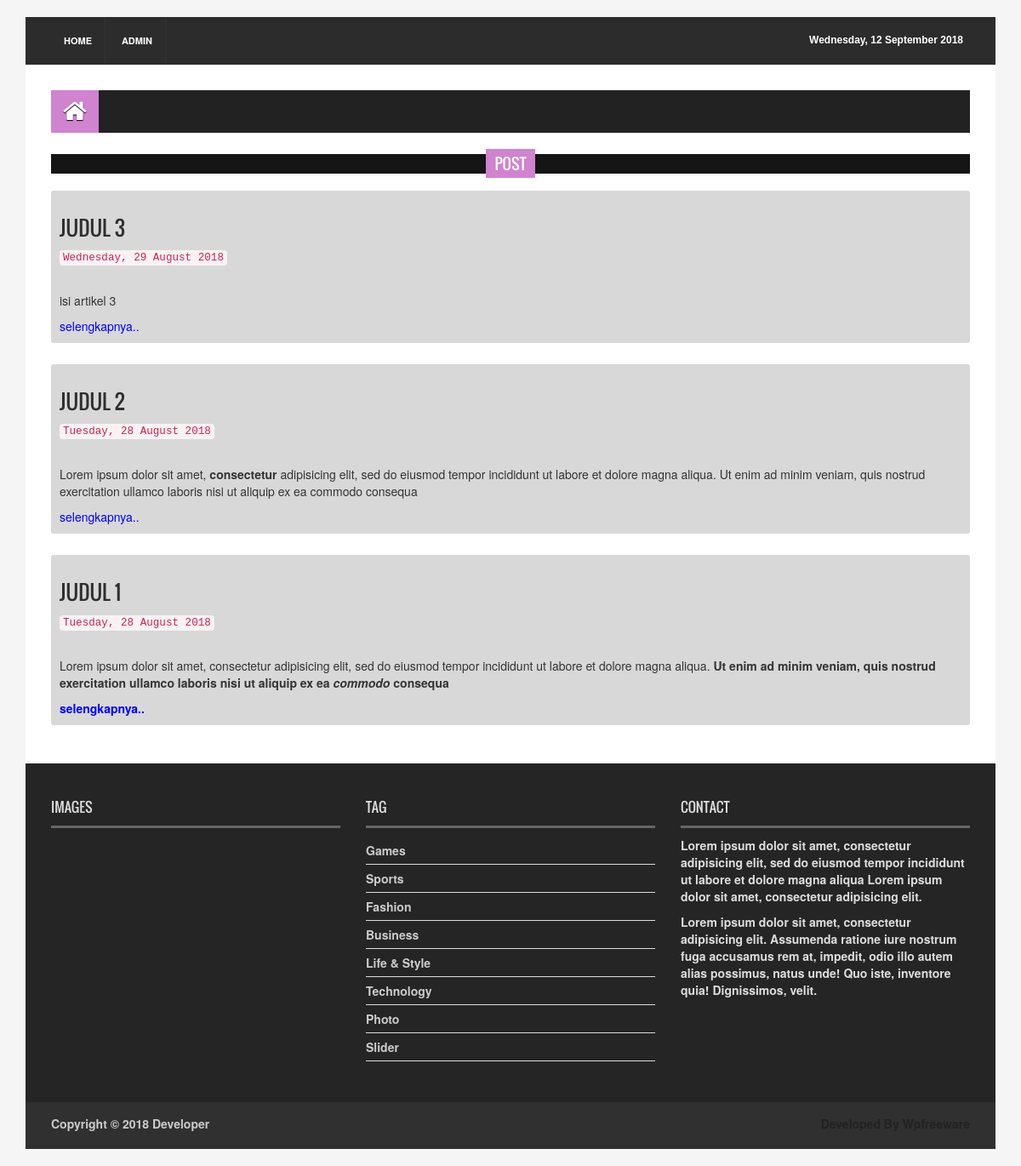
The page / on the database its author committed.
### tables this page shows
CREATE TABLE `tbl_artikel` (
  `id_artikel` int(11) NOT NULL,
  `title` varchar(50) NOT NULL,
  `content` text NOT NULL,
  `tanggal` date NOT NULL
);

### index.php (the view)
<?php include 'header-artikel.php'; ?>
<section id="contentSection">
  <div class="row">
    <div class="col-lg-12 col-md-12 col-sm-12">
      <div class="left_content">
        <div class="single_post_content">
          <h2><span>POST</span></h2>
          <div class="row">
            <div class="col-lg-12 col-md-12 col-sm-12">
              <?php
                $content  = $mysqli->query("SELECT * FROM tbl_artikel ORDER BY id_artikel DESC");
                while ($c_content = $content->fetch_array()) {
              ?>
              <div style="background-color: #d8d8d8;border-radius: 3px;padding: 10px;">
                <a href="view-artikel.php?id_artikel=<?php echo $c_content['id_artikel']; ?>">
                  <h3><?php echo $c_content['title']; ?></h3>
                </a>
                <code><?php echo date('l, d F Y', strtotime($c_content['tanggal'])); ?></code>
                <div style="margin-bottom: 5px;">&nbsp;</div>
                <p style="text-align: justify;"><?php echo substr($c_content['content'],0, 250); ?></p>
                <a href="view-artikel.php?id_artikel=<?php echo $c_content['id_artikel']; ?>" style="color: blue;"> selengkapnya..</a>
              </div>
              <div style="margin-bottom: 5px;">&nbsp;</div>
              <?php } ?>
            </div>
          </div>
        </div>
      </div>
    </div>
  </div>
</section>
<?php include 'footer-artikel.php'; ?>

### header-artikel.php (shortened to what this page needs)
<!DOCTYPE html>
<html>
<head>
<link rel="stylesheet" type="text/css" href="assets/css/bootstrap.min.css">
<link rel="stylesheet" type="text/css" href="assets/css/font-awesome.min.css">
<link rel="stylesheet" type="text/css" href="assets/css/animate.css">
<link rel="stylesheet" type="text/css" href="assets/css/font.css">
<link rel="stylesheet" type="text/css" href="assets/css/li-scroller.css">
<link rel="stylesheet" type="text/css" href="assets/css/slick.css">
<link rel="stylesheet" type="text/css" href="assets/css/jquery.fancybox.css">
<link rel="stylesheet" type="text/css" href="assets/css/theme.css">
<link rel="stylesheet" type="text/css" href="assets/css/style.css">
</head>
<body>
<div class="container">
  <header id="header">
    <div class="row">
      <div class="col-lg-12 col-md-12 col-sm-12">
        <div class="header_top">
          <div class="header_top_left">
            <ul class="top_nav">
              <li><a href="index.php">Home</a></li>
              <li><a href="rf-admin/">Admin</a></li>
            </ul>
          </div>
          <div class="header_top_right">
            <p><?php echo date('l, d F Y'); ?></p>
          </div>
        </div>
      </div>
      <div class="col-lg-12 col-md-12 col-sm-12">
        <div class="header_bottom">
        </div>
      </div>
    </div>
  </header>
  <section id="navArea">
    <nav class="navbar navbar-inverse" role="navigation">
      <div id="navbar" class="navbar-collapse collapse">
        <ul class="nav navbar-nav main_nav">
          <li class="active"><a href="index.php"><span class="fa fa-home desktop-home"></span><span class="mobile-show">Home</span></a></li>
        </ul>
      </div>
    </nav>
  </section>

### footer-artikel.php (shortened to what this page needs)
  <footer id="footer">
    <div class="footer_top">
      <div class="row">
        <div class="col-lg-4 col-md-4 col-sm-4">
          <div class="footer_widget wow fadeInLeftBig">
            <h2>Images</h2>
          </div>
        </div>
        <div class="col-lg-4 col-md-4 col-sm-4">
          <div class="footer_widget wow fadeInDown">
            <h2>Tag</h2>
            <ul class="tag_nav">
              <li><a href="#">Games</a></li>
              <li><a href="#">Sports</a></li>
              <li><a href="#">Fashion</a></li>
              <li><a href="#">Business</a></li>
              <li><a href="#">Life &amp; Style</a></li>
              <li><a href="#">Technology</a></li>
              <li><a href="#">Photo</a></li>
              <li><a href="#">Slider</a></li>
            </ul>
          </div>
        </div>
        <div class="col-lg-4 col-md-4 col-sm-4">
          <div class="footer_widget wow fadeInRightBig">
            <h2>Contact</h2>
            <p>Lorem ipsum dolor sit amet, consectetur adipisicing elit, sed do eiusmod tempor incididunt ut labore et dolore magna aliqua Lorem ipsum dolor sit amet, consectetur adipisicing elit.</p>
            <address>
            Lorem ipsum dolor sit amet, consectetur adipisicing elit. Assumenda ratione iure nostrum fuga accusamus rem at, impedit, odio illo autem alias possimus, natus unde! Quo iste, inventore quia! Dignissimos, velit.
            </address>
          </div>
        </div>
      </div>
    </div>
    <div class="footer_bottom">
      <p class="copyright">Copyright &copy; 2018 <a href="index.php">Developer</a></p>
      <p class="developer">Developed By Wpfreeware</p>
    </div>
  </footer>
</div>
</body>
</html>

### assets/css/theme.css (style rules this page uses)
.navbar-inverse .navbar-nav > .active > a, .navbar-inverse .navbar-nav > .active > a:hover, .navbar-inverse .navbar-nav > .active > a:focus { background-color:#d083cf }
.single_post_content > h2 span { background:none repeat scroll 0 0 #d083cf }

### assets/css/style.css (style rules this page uses)
body { background:#f5f5f5 }
ul { padding:0; margin:0; list-style:none }
a { text-decoration:none; color:#2f2f2f }
h1, h2, h3, h4, h5, h6 { font-family:'Oswald',sans-serif }
h2 { line-height:23px }
#header { display:inline; float:left; width:100%; margin-top:20px }
.header_top { background-color:#2c2c2c; display:inline; float:left; padding:0 30px; width:100% }
.header_top_left { float:left; display:inline; width:50% }
.top_nav { text-align:left }
.top_nav li { display:inline-block }
.top_nav li a { display:inline-block; border-right:1px solid #333; color:#fff; font-size:11px; font-weight:bold; padding:20px 15px; text-transform:uppercase; -webkit-transition:all 0.5s; -o-transition:all 0.5s; transition:all 0.5s }
.header_top_right { float:left; display:inline; width:50%; text-align:right }
.header_top_right > p { color:#fff; display:inline-block; float:right; font:bold 12px sans-serif; margin-bottom:0; padding-bottom:20px; padding-right:8px; padding-top:20px }
.header_bottom { background-color:#fff; display:inline; float:left; padding:15px 30px 15px; width:100% }
#navArea { float:left; display:inline; width:100%; padding:0 30px; background-color:#fff }
.navbar { border:medium none; border-radius:0 }
.navbar-inverse .navbar-nav > li > a { border-left:1px solid #383838; color:#ddd; font-family:'Oswald',sans-serif; display:inline-block; height:50px; line-height:50px; padding:0 14px; text-shadow:0 1px 1px #000; text-transform:uppercase; -webkit-transition:all 0.5s; -mz-transition:all 0.5s; -ms-transition:all 0.5s; -o-transition:all 0.5s; transition:all 0.5s }
.navbar-inverse .navbar-nav > li:first-child a { border:none }
.navbar-inverse .navbar-nav > .active > a, .navbar-inverse .navbar-nav > .active > a:hover, .navbar-inverse .navbar-nav > .active > a:focus { color:#fff }
.navbar-collapse { padding-left:0 }
.desktop-home { display:block; font-size:30px; margin-top:10px }
#contentSection { float:left; display:inline; width:100%; background-color:#fff; padding:0 30px }
.left_content { float:left; display:inline; width:100% }
.single_post_content { float:left; display:inline; width:100%; margin-bottom:20px }
.single_post_content > h2 { background:none repeat scroll 0 0 #151515; color:#fff; font-family:'Oswald',sans-serif; font-size:18px; font-weight:400; margin-bottom:10px; margin-left:0; margin-top:5px; padding:0; position:relative; text-align:center; text-transform:uppercase; margin-bottom:20px }
.single_post_content > h2 span { padding:4px 10px }
#footer { display:inline; float:left; width:100%; margin-bottom:20px }
.footer_top { background-color:#252525; color:#ddd; display:inline; float:left; padding:10px 30px 48px; width:100% }
.footer_widget { display:inline; float:left; width:100%; min-height:310px }
.footer_widget > h2 { border-bottom:3px solid #666; font-family:Oswald,arial,Georgia,serif; font-size:16px; padding:10px 0; text-transform:uppercase }
.tag_nav li a { border-bottom:1px solid #ddd; color:#ccc; display:block; padding:6px 6px 6px 0; -webkit-transition:all 0.5s; -o-transition:all 0.5s; transition:all 0.5s }
.footer_bottom { float:left; display:inline; width:100%; padding:10px 30px; background-color:#303030; color:#ccc }
.copyright { float:left; width:50%; padding-top:5px; text-align:left }
.copyright a { color:#ccc }
.developer { float:right; width:50%; text-align:right; padding-top:5px; color:#222 }

### rows shown on the page
tbl_artikel: title "JUDUL 3", tanggal "Wednesday, 29 August 2018", content "isi artikel 3"
tbl_artikel: title "JUDUL 2", tanggal "Tuesday, 28 August 2018", content "Lorem ipsum dolor sit amet, consectetur adipisicing elit, sed do eiusmod tempor incididunt ut labore et dolore magna aliqua. Ut enim ad minim veniam, quis nostrud exercitation ullamco laboris nisi ut aliquip ex ea commodo consequa"
tbl_artikel: title "JUDUL 1", tanggal "Tuesday, 28 August 2018", content "Lorem ipsum dolor sit amet, consectetur adipisicing elit, sed do eiusmod tempor incididunt ut labore et dolore magna aliqua. Ut enim ad minim veniam, quis nostrud exercitation ullamco laboris nisi ut aliquip ex ea commodo consequa"
